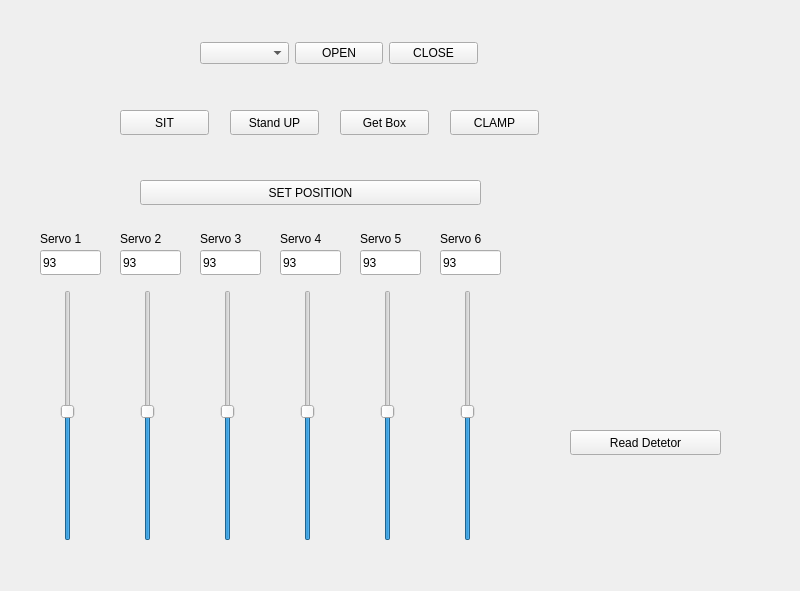
<?xml version="1.0" encoding="UTF-8"?>
<ui version="4.0">
 <class>MainWindow</class>
 <widget class="QWidget" name="MainWindow">
  <property name="geometry">
   <rect>
    <x>0</x>
    <y>0</y>
    <width>800</width>
    <height>591</height>
   </rect>
  </property>
  <property name="windowTitle">
   <string>main</string>
  </property>
  <widget class="QWidget" name="layoutWidget">
   <property name="geometry">
    <rect>
     <x>200</x>
     <y>40</y>
     <width>278</width>
     <height>27</height>
    </rect>
   </property>
   <layout class="QHBoxLayout" name="horizontalLayout">
    <item>
     <widget class="QComboBox" name="comL"/>
    </item>
    <item>
     <widget class="QPushButton" name="openButton">
      <property name="text">
       <string>OPEN</string>
      </property>
     </widget>
    </item>
    <item>
     <widget class="QPushButton" name="closeButton">
      <property name="text">
       <string>CLOSE</string>
      </property>
     </widget>
    </item>
   </layout>
  </widget>
  <widget class="QPushButton" name="clampButton">
   <property name="geometry">
    <rect>
     <x>450</x>
     <y>110</y>
     <width>89</width>
     <height>25</height>
    </rect>
   </property>
   <property name="text">
    <string>CLAMP</string>
   </property>
  </widget>
  <widget class="QLineEdit" name="servo_1_lineEdit">
   <property name="geometry">
    <rect>
     <x>40</x>
     <y>250</y>
     <width>61</width>
     <height>25</height>
    </rect>
   </property>
   <property name="text">
    <string>93</string>
   </property>
  </widget>
  <widget class="QLineEdit" name="servo_2_lineEdit">
   <property name="geometry">
    <rect>
     <x>120</x>
     <y>250</y>
     <width>61</width>
     <height>25</height>
    </rect>
   </property>
   <property name="text">
    <string>93</string>
   </property>
  </widget>
  <widget class="QLineEdit" name="servo_3_lineEdit">
   <property name="geometry">
    <rect>
     <x>200</x>
     <y>250</y>
     <width>61</width>
     <height>25</height>
    </rect>
   </property>
   <property name="text">
    <string>93</string>
   </property>
  </widget>
  <widget class="QLineEdit" name="servo_4_lineEdit">
   <property name="geometry">
    <rect>
     <x>280</x>
     <y>250</y>
     <width>61</width>
     <height>25</height>
    </rect>
   </property>
   <property name="text">
    <string>93</string>
   </property>
  </widget>
  <widget class="QLineEdit" name="servo_5_lineEdit">
   <property name="geometry">
    <rect>
     <x>360</x>
     <y>250</y>
     <width>61</width>
     <height>25</height>
    </rect>
   </property>
   <property name="text">
    <string>93</string>
   </property>
  </widget>
  <widget class="QLineEdit" name="servo_6_lineEdit">
   <property name="geometry">
    <rect>
     <x>440</x>
     <y>250</y>
     <width>61</width>
     <height>25</height>
    </rect>
   </property>
   <property name="text">
    <string>93</string>
   </property>
  </widget>
  <widget class="QPushButton" name="set_posButton">
   <property name="geometry">
    <rect>
     <x>140</x>
     <y>180</y>
     <width>341</width>
     <height>25</height>
    </rect>
   </property>
   <property name="text">
    <string>SET POSITION</string>
   </property>
  </widget>
  <widget class="QPushButton" name="stand_upButton">
   <property name="geometry">
    <rect>
     <x>230</x>
     <y>110</y>
     <width>89</width>
     <height>25</height>
    </rect>
   </property>
   <property name="text">
    <string>Stand UP</string>
   </property>
  </widget>
  <widget class="QLabel" name="S1_label">
   <property name="geometry">
    <rect>
     <x>40</x>
     <y>230</y>
     <width>61</width>
     <height>17</height>
    </rect>
   </property>
   <property name="text">
    <string>Servo 1</string>
   </property>
  </widget>
  <widget class="QLabel" name="S2_label">
   <property name="geometry">
    <rect>
     <x>120</x>
     <y>230</y>
     <width>61</width>
     <height>17</height>
    </rect>
   </property>
   <property name="text">
    <string>Servo 2</string>
   </property>
  </widget>
  <widget class="QLabel" name="S3_label">
   <property name="geometry">
    <rect>
     <x>200</x>
     <y>230</y>
     <width>61</width>
     <height>17</height>
    </rect>
   </property>
   <property name="text">
    <string>Servo 3</string>
   </property>
  </widget>
  <widget class="QLabel" name="S4_label">
   <property name="geometry">
    <rect>
     <x>280</x>
     <y>230</y>
     <width>61</width>
     <height>17</height>
    </rect>
   </property>
   <property name="text">
    <string>Servo 4</string>
   </property>
  </widget>
  <widget class="QLabel" name="S5_label">
   <property name="geometry">
    <rect>
     <x>360</x>
     <y>230</y>
     <width>61</width>
     <height>17</height>
    </rect>
   </property>
   <property name="text">
    <string>Servo 5</string>
   </property>
  </widget>
  <widget class="QLabel" name="S6_label">
   <property name="geometry">
    <rect>
     <x>440</x>
     <y>230</y>
     <width>61</width>
     <height>17</height>
    </rect>
   </property>
   <property name="text">
    <string>Servo 6</string>
   </property>
  </widget>
  <widget class="QPushButton" name="sitButton">
   <property name="geometry">
    <rect>
     <x>120</x>
     <y>110</y>
     <width>89</width>
     <height>25</height>
    </rect>
   </property>
   <property name="text">
    <string>SIT</string>
   </property>
  </widget>
  <widget class="QPushButton" name="getBoxButton">
   <property name="geometry">
    <rect>
     <x>340</x>
     <y>110</y>
     <width>89</width>
     <height>25</height>
    </rect>
   </property>
   <property name="text">
    <string>Get Box</string>
   </property>
  </widget>
  <widget class="QSlider" name="S6_verSlider">
   <property name="geometry">
    <rect>
     <x>460</x>
     <y>290</y>
     <width>16</width>
     <height>251</height>
    </rect>
   </property>
   <property name="maximum">
    <number>180</number>
   </property>
   <property name="value">
    <number>93</number>
   </property>
   <property name="orientation">
    <enum>Qt::Vertical</enum>
   </property>
  </widget>
  <widget class="QSlider" name="S5_verSlider">
   <property name="geometry">
    <rect>
     <x>380</x>
     <y>290</y>
     <width>16</width>
     <height>251</height>
    </rect>
   </property>
   <property name="maximum">
    <number>180</number>
   </property>
   <property name="value">
    <number>93</number>
   </property>
   <property name="orientation">
    <enum>Qt::Vertical</enum>
   </property>
  </widget>
  <widget class="QSlider" name="S4_verSlider">
   <property name="geometry">
    <rect>
     <x>300</x>
     <y>290</y>
     <width>16</width>
     <height>251</height>
    </rect>
   </property>
   <property name="maximum">
    <number>180</number>
   </property>
   <property name="value">
    <number>93</number>
   </property>
   <property name="orientation">
    <enum>Qt::Vertical</enum>
   </property>
  </widget>
  <widget class="QSlider" name="S3_verSlider">
   <property name="geometry">
    <rect>
     <x>220</x>
     <y>290</y>
     <width>16</width>
     <height>251</height>
    </rect>
   </property>
   <property name="maximum">
    <number>180</number>
   </property>
   <property name="value">
    <number>93</number>
   </property>
   <property name="orientation">
    <enum>Qt::Vertical</enum>
   </property>
  </widget>
  <widget class="QSlider" name="S2_verSlider">
   <property name="geometry">
    <rect>
     <x>140</x>
     <y>290</y>
     <width>16</width>
     <height>251</height>
    </rect>
   </property>
   <property name="maximum">
    <number>180</number>
   </property>
   <property name="value">
    <number>93</number>
   </property>
   <property name="orientation">
    <enum>Qt::Vertical</enum>
   </property>
  </widget>
  <widget class="QSlider" name="S1_verSlider">
   <property name="geometry">
    <rect>
     <x>60</x>
     <y>290</y>
     <width>16</width>
     <height>251</height>
    </rect>
   </property>
   <property name="maximum">
    <number>180</number>
   </property>
   <property name="value">
    <number>93</number>
   </property>
   <property name="orientation">
    <enum>Qt::Vertical</enum>
   </property>
  </widget>
  <widget class="QPushButton" name="socketButton">
   <property name="geometry">
    <rect>
     <x>570</x>
     <y>430</y>
     <width>151</width>
     <height>25</height>
    </rect>
   </property>
   <property name="text">
    <string>Read Detetor</string>
   </property>
  </widget>
 </widget>
 <resources/>
 <connections/>
</ui>
